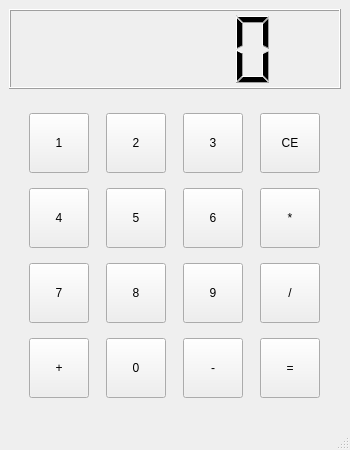
<?xml version="1.0" encoding="UTF-8"?>
<ui version="4.0">
 <class>MainWindow</class>
 <widget class="QMainWindow" name="MainWindow">
  <property name="geometry">
   <rect>
    <x>0</x>
    <y>0</y>
    <width>350</width>
    <height>450</height>
   </rect>
  </property>
  <property name="minimumSize">
   <size>
    <width>350</width>
    <height>450</height>
   </size>
  </property>
  <property name="maximumSize">
   <size>
    <width>350</width>
    <height>450</height>
   </size>
  </property>
  <property name="windowTitle">
   <string>Calculate tools</string>
  </property>
  <property name="autoFillBackground">
   <bool>false</bool>
  </property>
  <widget class="QWidget" name="centralwidget">
   <layout class="QVBoxLayout" name="verticalLayout">
    <item>
     <widget class="QLCDNumber" name="lcdNumber">
      <property name="minimumSize">
       <size>
        <width>0</width>
        <height>80</height>
       </size>
      </property>
      <property name="maximumSize">
       <size>
        <width>16777215</width>
        <height>80</height>
       </size>
      </property>
     </widget>
    </item>
    <item>
     <widget class="QWidget" name="widget" native="true">
      <property name="minimumSize">
       <size>
        <width>60</width>
        <height>60</height>
       </size>
      </property>
      <layout class="QGridLayout" name="gridLayout">
       <item row="0" column="0">
        <widget class="QPushButton" name="bt_1">
         <property name="minimumSize">
          <size>
           <width>60</width>
           <height>60</height>
          </size>
         </property>
         <property name="maximumSize">
          <size>
           <width>60</width>
           <height>60</height>
          </size>
         </property>
         <property name="text">
          <string>1</string>
         </property>
        </widget>
       </item>
       <item row="0" column="1">
        <widget class="QPushButton" name="bt_3">
         <property name="minimumSize">
          <size>
           <width>60</width>
           <height>60</height>
          </size>
         </property>
         <property name="maximumSize">
          <size>
           <width>60</width>
           <height>60</height>
          </size>
         </property>
         <property name="text">
          <string>2</string>
         </property>
        </widget>
       </item>
       <item row="1" column="3">
        <widget class="QPushButton" name="bt_mul">
         <property name="minimumSize">
          <size>
           <width>60</width>
           <height>60</height>
          </size>
         </property>
         <property name="maximumSize">
          <size>
           <width>60</width>
           <height>60</height>
          </size>
         </property>
         <property name="text">
          <string>*</string>
         </property>
        </widget>
       </item>
       <item row="3" column="1">
        <widget class="QPushButton" name="bt_0">
         <property name="minimumSize">
          <size>
           <width>60</width>
           <height>60</height>
          </size>
         </property>
         <property name="maximumSize">
          <size>
           <width>60</width>
           <height>60</height>
          </size>
         </property>
         <property name="text">
          <string>0</string>
         </property>
        </widget>
       </item>
       <item row="0" column="2">
        <widget class="QPushButton" name="bt_4">
         <property name="minimumSize">
          <size>
           <width>60</width>
           <height>60</height>
          </size>
         </property>
         <property name="maximumSize">
          <size>
           <width>60</width>
           <height>60</height>
          </size>
         </property>
         <property name="text">
          <string>3</string>
         </property>
        </widget>
       </item>
       <item row="2" column="1">
        <widget class="QPushButton" name="bt_10">
         <property name="minimumSize">
          <size>
           <width>60</width>
           <height>60</height>
          </size>
         </property>
         <property name="maximumSize">
          <size>
           <width>60</width>
           <height>60</height>
          </size>
         </property>
         <property name="text">
          <string>8</string>
         </property>
        </widget>
       </item>
       <item row="3" column="3">
        <widget class="QPushButton" name="bt_equal">
         <property name="minimumSize">
          <size>
           <width>60</width>
           <height>60</height>
          </size>
         </property>
         <property name="maximumSize">
          <size>
           <width>60</width>
           <height>60</height>
          </size>
         </property>
         <property name="text">
          <string>=</string>
         </property>
        </widget>
       </item>
       <item row="2" column="3">
        <widget class="QPushButton" name="bt_div">
         <property name="minimumSize">
          <size>
           <width>60</width>
           <height>60</height>
          </size>
         </property>
         <property name="maximumSize">
          <size>
           <width>60</width>
           <height>60</height>
          </size>
         </property>
         <property name="text">
          <string>/</string>
         </property>
        </widget>
       </item>
       <item row="2" column="0">
        <widget class="QPushButton" name="bt_8">
         <property name="minimumSize">
          <size>
           <width>60</width>
           <height>60</height>
          </size>
         </property>
         <property name="maximumSize">
          <size>
           <width>60</width>
           <height>60</height>
          </size>
         </property>
         <property name="text">
          <string>7</string>
         </property>
        </widget>
       </item>
       <item row="1" column="2">
        <widget class="QPushButton" name="bt_7">
         <property name="minimumSize">
          <size>
           <width>60</width>
           <height>60</height>
          </size>
         </property>
         <property name="maximumSize">
          <size>
           <width>60</width>
           <height>60</height>
          </size>
         </property>
         <property name="text">
          <string>6</string>
         </property>
        </widget>
       </item>
       <item row="3" column="0">
        <widget class="QPushButton" name="bt_plus">
         <property name="minimumSize">
          <size>
           <width>60</width>
           <height>60</height>
          </size>
         </property>
         <property name="maximumSize">
          <size>
           <width>60</width>
           <height>60</height>
          </size>
         </property>
         <property name="text">
          <string>+</string>
         </property>
        </widget>
       </item>
       <item row="0" column="3">
        <widget class="QPushButton" name="bt_CE">
         <property name="minimumSize">
          <size>
           <width>60</width>
           <height>60</height>
          </size>
         </property>
         <property name="maximumSize">
          <size>
           <width>60</width>
           <height>60</height>
          </size>
         </property>
         <property name="text">
          <string>CE</string>
         </property>
        </widget>
       </item>
       <item row="1" column="0">
        <widget class="QPushButton" name="bt_5">
         <property name="minimumSize">
          <size>
           <width>60</width>
           <height>60</height>
          </size>
         </property>
         <property name="maximumSize">
          <size>
           <width>60</width>
           <height>60</height>
          </size>
         </property>
         <property name="text">
          <string>4</string>
         </property>
        </widget>
       </item>
       <item row="1" column="1">
        <widget class="QPushButton" name="bt_6">
         <property name="minimumSize">
          <size>
           <width>60</width>
           <height>60</height>
          </size>
         </property>
         <property name="maximumSize">
          <size>
           <width>60</width>
           <height>60</height>
          </size>
         </property>
         <property name="text">
          <string>5</string>
         </property>
        </widget>
       </item>
       <item row="2" column="2">
        <widget class="QPushButton" name="bt_9">
         <property name="minimumSize">
          <size>
           <width>60</width>
           <height>60</height>
          </size>
         </property>
         <property name="maximumSize">
          <size>
           <width>60</width>
           <height>60</height>
          </size>
         </property>
         <property name="text">
          <string>9</string>
         </property>
        </widget>
       </item>
       <item row="3" column="2">
        <widget class="QPushButton" name="bt_minus">
         <property name="minimumSize">
          <size>
           <width>60</width>
           <height>60</height>
          </size>
         </property>
         <property name="maximumSize">
          <size>
           <width>60</width>
           <height>60</height>
          </size>
         </property>
         <property name="text">
          <string>-</string>
         </property>
        </widget>
       </item>
      </layout>
     </widget>
    </item>
   </layout>
  </widget>
  <widget class="QStatusBar" name="statusbar"/>
 </widget>
 <resources/>
 <connections>
  <connection>
   <sender>bt_1</sender>
   <signal>clicked()</signal>
   <receiver>MainWindow</receiver>
   <slot>clickNum()</slot>
   <hints>
    <hint type="sourcelabel">
     <x>48</x>
     <y>150</y>
    </hint>
    <hint type="destinationlabel">
     <x>38</x>
     <y>419</y>
    </hint>
   </hints>
  </connection>
  <connection>
   <sender>bt_3</sender>
   <signal>clicked()</signal>
   <receiver>MainWindow</receiver>
   <slot>clickNum()</slot>
   <hints>
    <hint type="sourcelabel">
     <x>128</x>
     <y>162</y>
    </hint>
    <hint type="destinationlabel">
     <x>115</x>
     <y>424</y>
    </hint>
   </hints>
  </connection>
  <connection>
   <sender>bt_4</sender>
   <signal>clicked()</signal>
   <receiver>MainWindow</receiver>
   <slot>clickNum()</slot>
   <hints>
    <hint type="sourcelabel">
     <x>206</x>
     <y>156</y>
    </hint>
    <hint type="destinationlabel">
     <x>204</x>
     <y>420</y>
    </hint>
   </hints>
  </connection>
  <connection>
   <sender>bt_5</sender>
   <signal>clicked()</signal>
   <receiver>MainWindow</receiver>
   <slot>clickNum()</slot>
   <hints>
    <hint type="sourcelabel">
     <x>64</x>
     <y>228</y>
    </hint>
    <hint type="destinationlabel">
     <x>4</x>
     <y>214</y>
    </hint>
   </hints>
  </connection>
  <connection>
   <sender>bt_6</sender>
   <signal>clicked()</signal>
   <receiver>MainWindow</receiver>
   <slot>clickNum()</slot>
   <hints>
    <hint type="sourcelabel">
     <x>133</x>
     <y>218</y>
    </hint>
    <hint type="destinationlabel">
     <x>4</x>
     <y>254</y>
    </hint>
   </hints>
  </connection>
  <connection>
   <sender>bt_7</sender>
   <signal>clicked()</signal>
   <receiver>MainWindow</receiver>
   <slot>clickNum()</slot>
   <hints>
    <hint type="sourcelabel">
     <x>199</x>
     <y>222</y>
    </hint>
    <hint type="destinationlabel">
     <x>4</x>
     <y>283</y>
    </hint>
   </hints>
  </connection>
  <connection>
   <sender>bt_8</sender>
   <signal>clicked()</signal>
   <receiver>MainWindow</receiver>
   <slot>clickNum()</slot>
   <hints>
    <hint type="sourcelabel">
     <x>64</x>
     <y>301</y>
    </hint>
    <hint type="destinationlabel">
     <x>4</x>
     <y>308</y>
    </hint>
   </hints>
  </connection>
  <connection>
   <sender>bt_10</sender>
   <signal>clicked()</signal>
   <receiver>MainWindow</receiver>
   <slot>clickNum()</slot>
   <hints>
    <hint type="sourcelabel">
     <x>123</x>
     <y>289</y>
    </hint>
    <hint type="destinationlabel">
     <x>3</x>
     <y>340</y>
    </hint>
   </hints>
  </connection>
  <connection>
   <sender>bt_9</sender>
   <signal>clicked()</signal>
   <receiver>MainWindow</receiver>
   <slot>clickNum()</slot>
   <hints>
    <hint type="sourcelabel">
     <x>206</x>
     <y>289</y>
    </hint>
    <hint type="destinationlabel">
     <x>230</x>
     <y>419</y>
    </hint>
   </hints>
  </connection>
  <connection>
   <sender>bt_CE</sender>
   <signal>clicked()</signal>
   <receiver>MainWindow</receiver>
   <slot>clickClear()</slot>
   <hints>
    <hint type="sourcelabel">
     <x>288</x>
     <y>148</y>
    </hint>
    <hint type="destinationlabel">
     <x>342</x>
     <y>148</y>
    </hint>
   </hints>
  </connection>
  <connection>
   <sender>bt_mul</sender>
   <signal>clicked()</signal>
   <receiver>MainWindow</receiver>
   <slot>clickMul()</slot>
   <hints>
    <hint type="sourcelabel">
     <x>297</x>
     <y>214</y>
    </hint>
    <hint type="destinationlabel">
     <x>345</x>
     <y>219</y>
    </hint>
   </hints>
  </connection>
  <connection>
   <sender>bt_div</sender>
   <signal>clicked()</signal>
   <receiver>MainWindow</receiver>
   <slot>clickDiv()</slot>
   <hints>
    <hint type="sourcelabel">
     <x>291</x>
     <y>285</y>
    </hint>
    <hint type="destinationlabel">
     <x>343</x>
     <y>287</y>
    </hint>
   </hints>
  </connection>
  <connection>
   <sender>bt_0</sender>
   <signal>clicked()</signal>
   <receiver>MainWindow</receiver>
   <slot>clickNum()</slot>
   <hints>
    <hint type="sourcelabel">
     <x>143</x>
     <y>361</y>
    </hint>
    <hint type="destinationlabel">
     <x>342</x>
     <y>370</y>
    </hint>
   </hints>
  </connection>
  <connection>
   <sender>bt_minus</sender>
   <signal>clicked()</signal>
   <receiver>MainWindow</receiver>
   <slot>clickMinus()</slot>
   <hints>
    <hint type="sourcelabel">
     <x>222</x>
     <y>354</y>
    </hint>
    <hint type="destinationlabel">
     <x>343</x>
     <y>342</y>
    </hint>
   </hints>
  </connection>
  <connection>
   <sender>bt_equal</sender>
   <signal>clicked()</signal>
   <receiver>MainWindow</receiver>
   <slot>clickEqu()</slot>
   <hints>
    <hint type="sourcelabel">
     <x>282</x>
     <y>352</y>
    </hint>
    <hint type="destinationlabel">
     <x>347</x>
     <y>323</y>
    </hint>
   </hints>
  </connection>
  <connection>
   <sender>bt_plus</sender>
   <signal>clicked()</signal>
   <receiver>MainWindow</receiver>
   <slot>clickAdd()</slot>
   <hints>
    <hint type="sourcelabel">
     <x>65</x>
     <y>367</y>
    </hint>
    <hint type="destinationlabel">
     <x>4</x>
     <y>379</y>
    </hint>
   </hints>
  </connection>
 </connections>
 <slots>
  <slot>clickAdd()</slot>
  <slot>clickMinus()</slot>
  <slot>clickNum()</slot>
  <slot>clickMul()</slot>
  <slot>clickDiv()</slot>
  <slot>clickEqu()</slot>
  <slot>clickClear()</slot>
 </slots>
</ui>
